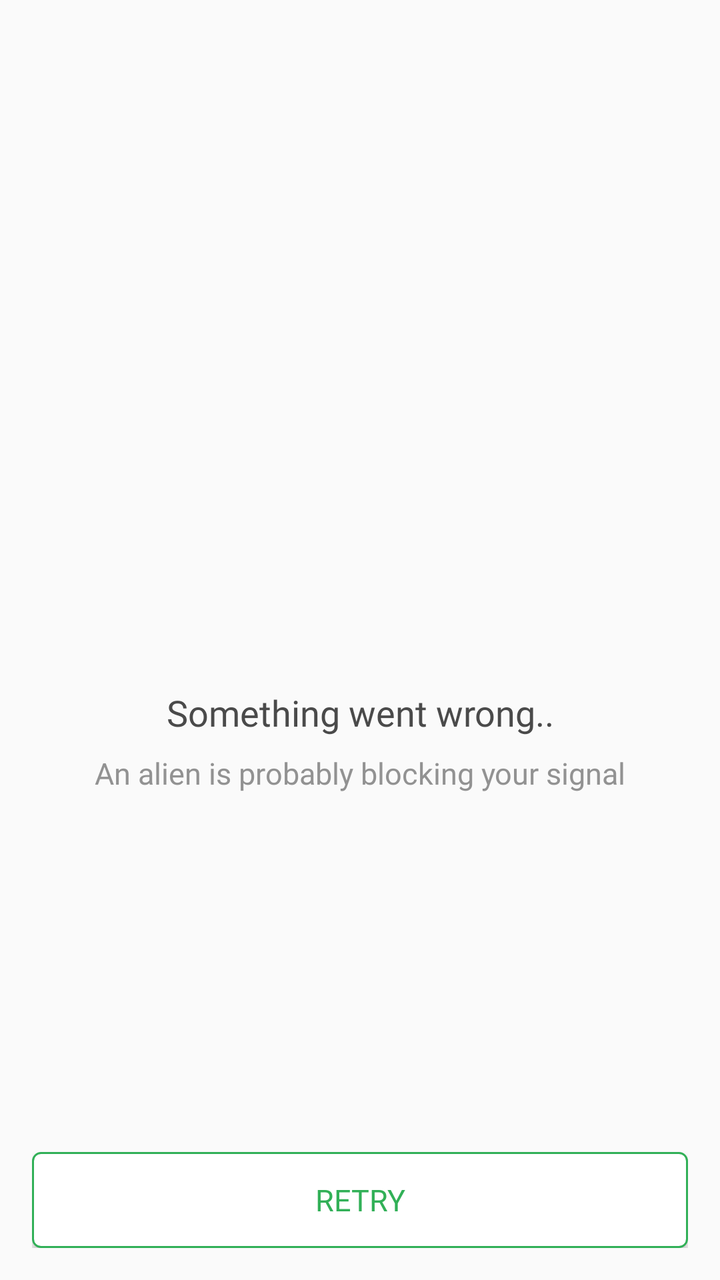
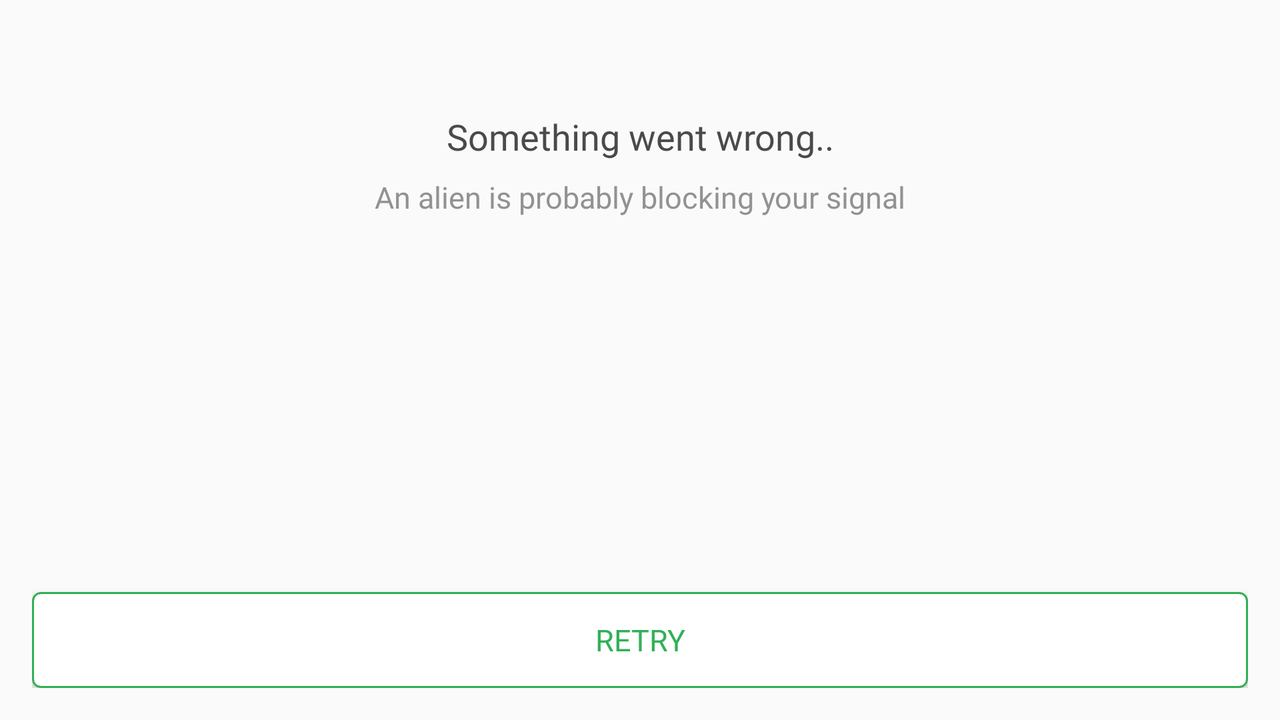

First picture: res/layout/ on a phone held upright. Second picture: the repository's own variant of that layout, on a device whose configuration matches the variant's folder. Source for both follows.
<!-- AndroidManifest.xml: application theme AppTheme -->
<!-- res/layout/layout_on_error.xml -->
<?xml version="1.0" encoding="utf-8"?>
<androidx.constraintlayout.widget.ConstraintLayout xmlns:android="http://schemas.android.com/apk/res/android"
    xmlns:app="http://schemas.android.com/apk/res-auto"
    xmlns:tools="http://schemas.android.com/tools"
    android:layout_width="match_parent"
    android:layout_height="match_parent"
    android:padding="@dimen/dimen_16dp">


    <androidx.appcompat.widget.AppCompatButton
        android:id="@+id/btnRetry"
        android:layout_width="0dp"
        android:layout_height="@dimen/dimen_48dp"
        android:background="@drawable/retry_button_bg"
        android:fontFamily="@font/roboto_medium"
        android:gravity="center"
        android:text="@string/retry"
        android:textColor="@color/chateauGreen"
        android:textSize="@dimen/dimen_15dp"
        app:layout_constraintBottom_toBottomOf="parent"
        app:layout_constraintEnd_toEndOf="parent"
        app:layout_constraintStart_toStartOf="parent"
        tools:ignore="SpUsage" />

    <androidx.appcompat.widget.AppCompatImageView
        android:id="@+id/imgNoInternetConnection"
        android:layout_width="wrap_content"
        android:layout_height="wrap_content"
        android:src="@mipmap/ic_no_internet_connection"
        app:layout_constraintBottom_toBottomOf="parent"
        app:layout_constraintEnd_toEndOf="parent"
        app:layout_constraintStart_toStartOf="parent"
        app:layout_constraintTop_toTopOf="parent" />

    <androidx.appcompat.widget.AppCompatTextView
        android:id="@+id/txtSomethingWentWrong"
        android:layout_width="@dimen/dimen_0dp"
        android:layout_height="wrap_content"
        android:layout_marginTop="@dimen/dimen_24dp"
        android:fontFamily="@font/roboto_bold"
        android:gravity="center"
        android:text="@string/somethingWentWrong"
        android:textColor="@color/tunDora"
        android:textSize="@dimen/dimen_18dp"
        app:layout_constraintEnd_toEndOf="parent"
        app:layout_constraintStart_toStartOf="parent"
        app:layout_constraintTop_toBottomOf="@+id/imgNoInternetConnection"
        tools:ignore="SpUsage" />

    <androidx.appcompat.widget.AppCompatTextView
        android:layout_width="@dimen/dimen_0dp"
        android:layout_height="wrap_content"
        android:layout_marginTop="@dimen/dimen_8dp"
        android:fontFamily="@font/roboto_regular"
        android:gravity="center"
        android:text="@string/onApiFailTextMessage"
        android:textColor="@color/gray"
        android:textSize="@dimen/dimen_15dp"
        app:layout_constraintEnd_toEndOf="parent"
        app:layout_constraintStart_toStartOf="parent"
        app:layout_constraintTop_toBottomOf="@+id/txtSomethingWentWrong"
        tools:ignore="SpUsage" />
</androidx.constraintlayout.widget.ConstraintLayout>
<!-- resources referenced by this layout -->
<resources>
  <color name="chateauGreen">#31b057</color>
  <color name="gray">#929292</color>
  <color name="tunDora">#4a4a4a</color>
  <dimen name="dimen_0dp">0dp</dimen>
  <dimen name="dimen_15dp">15dp</dimen>
  <dimen name="dimen_16dp">16dp</dimen>
  <dimen name="dimen_18dp">18dp</dimen>
  <dimen name="dimen_24dp">24dp</dimen>
  <dimen name="dimen_48dp">48dp</dimen>
  <dimen name="dimen_8dp">8dp</dimen>
  <!-- drawable retry_button_bg (drawable) -->
  <?xml version="1.0" encoding="utf-8"?>
  <shape xmlns:android="http://schemas.android.com/apk/res/android"
      android:shape="rectangle">
      <solid android:color="@color/white" />
      <stroke
          android:width="@dimen/dimen_1dp"
          android:color="@color/chateauGreen" />
      <corners android:radius="@dimen/dimen_4dp" />
  </shape>
  <string name="onApiFailTextMessage">An alien is probably blocking your signal</string>
  <string name="retry">Retry</string>
  <string name="somethingWentWrong">Something went wrong\u002e\u002e</string>
  <!-- from res/values-v21/ -->
  <style name="AppTheme" parent="Theme.AppCompat.Light.DarkActionBar">
          
          <item name="colorPrimary">@color/colorPrimary</item>
          <item name="colorPrimaryDark">@color/white</item>
          <item name="colorAccent">@color/colorAccent</item>
          <item name="colorControlNormal">@color/shark</item>
          <item name="android:statusBarColor">@color/white</item>
          <item name="actionOverflowMenuStyle">@style/OverflowMenu</item>
      </style>
  <color name="white">#ffffff</color>
  <dimen name="dimen_1dp">1dp</dimen>
  <dimen name="dimen_4dp">4dp</dimen>
  <color name="colorPrimary">#6200EE</color>
  <color name="colorAccent">#03DAC5</color>
  <color name="shark">#25282B</color>
  <!-- from res/values-v21/ -->
  <style name="OverflowMenu" parent="Widget.AppCompat.PopupMenu.Overflow">
          <item name="overlapAnchor">false</item>
          <item name="android:dropDownVerticalOffset">@dimen/dimen_4dp</item>
      </style>
</resources>
<!-- res/layout-land/layout_on_error.xml (the repository's variant of the layout above) -->
<!-- drawn on the phone turned sideways -->
<?xml version="1.0" encoding="utf-8"?>
<androidx.constraintlayout.widget.ConstraintLayout xmlns:android="http://schemas.android.com/apk/res/android"
    xmlns:app="http://schemas.android.com/apk/res-auto"
    xmlns:tools="http://schemas.android.com/tools"
    android:layout_width="match_parent"
    android:layout_height="match_parent"
    android:padding="@dimen/dimen_16dp">


    <androidx.appcompat.widget.AppCompatButton
        android:id="@+id/btnRetry"
        android:layout_width="0dp"
        android:layout_height="@dimen/dimen_48dp"
        android:background="@drawable/retry_button_bg"
        android:fontFamily="@font/roboto_medium"
        android:gravity="center"
        android:text="@string/retry"
        android:textColor="@color/chateauGreen"
        android:textSize="@dimen/dimen_15dp"
        app:layout_constraintBottom_toBottomOf="parent"
        app:layout_constraintEnd_toEndOf="parent"
        app:layout_constraintStart_toStartOf="parent"
        tools:ignore="SpUsage" />

    <androidx.appcompat.widget.AppCompatImageView
        android:id="@+id/imgNoInternetConnection"
        android:layout_width="wrap_content"
        android:layout_height="wrap_content"
        android:src="@mipmap/ic_no_internet_connection"
        android:layout_marginTop="@dimen/dimen_16dp"
        app:layout_constraintTop_toTopOf="parent"
        app:layout_constraintBottom_toTopOf="@+id/txtSomethingWentWrong"
        app:layout_constraintEnd_toEndOf="parent"
        app:layout_constraintStart_toStartOf="parent"
         />

    <androidx.appcompat.widget.AppCompatTextView
        android:id="@+id/txtSomethingWentWrong"
        android:layout_width="@dimen/dimen_0dp"
        android:layout_height="wrap_content"
        android:layout_marginTop="@dimen/dimen_24dp"
        android:fontFamily="@font/roboto_bold"
        android:gravity="center"
        android:text="@string/somethingWentWrong"
        android:textColor="@color/tunDora"
        android:textSize="@dimen/dimen_18dp"
        app:layout_constraintEnd_toEndOf="parent"
        app:layout_constraintStart_toStartOf="parent"
        app:layout_constraintTop_toBottomOf="@+id/imgNoInternetConnection"
        tools:ignore="SpUsage" />

    <androidx.appcompat.widget.AppCompatTextView
        android:id="@+id/txtAlien"
        android:layout_width="@dimen/dimen_0dp"
        android:layout_height="wrap_content"
        android:layout_marginTop="@dimen/dimen_8dp"
        android:fontFamily="@font/roboto_regular"
        android:gravity="center"
        android:text="@string/onApiFailTextMessage"
        android:textColor="@color/gray"
        android:textSize="@dimen/dimen_15dp"
        app:layout_constraintEnd_toEndOf="parent"
        app:layout_constraintStart_toStartOf="parent"
        app:layout_constraintTop_toBottomOf="@+id/txtSomethingWentWrong"
        tools:ignore="SpUsage" />
</androidx.constraintlayout.widget.ConstraintLayout>
